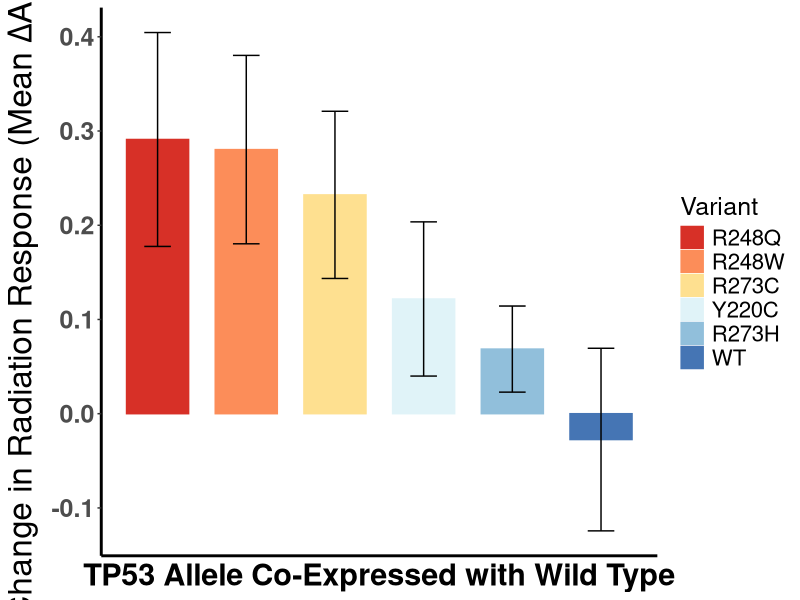
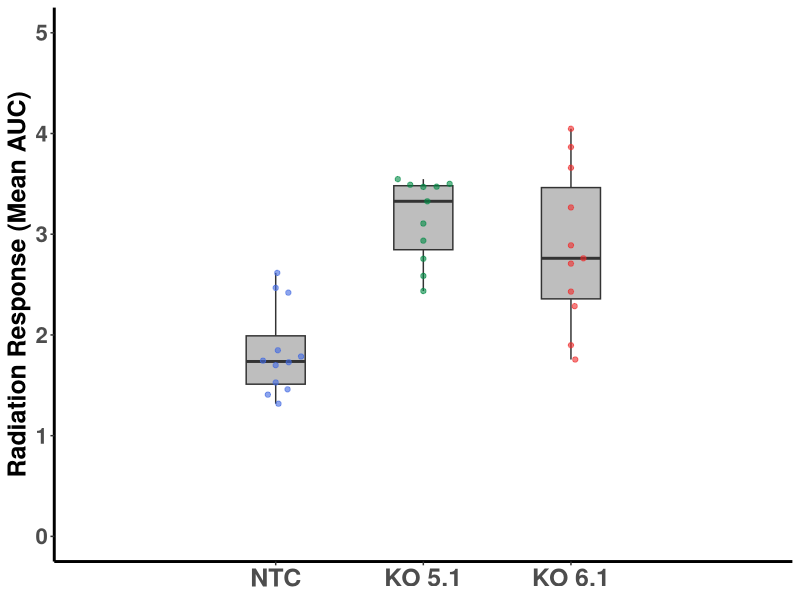

Recreate these plots in R, in order.
#Load packages
library(readxl)
library(openxlsx)
library(RColorBrewer)
library(tidyverse)
library(reshape2)
library(ggbeeswarm)

#Set the working directory
setwd("/Users/pettya/Desktop/R Analysis")



#Waterfall plot of Log2 AUC/mCherry for JHUEM1 and JHUEM2 (Figure 3B)
##Read in excel file with JHUEM1 and JHUEM2 variant Log2 AUC/mCherry data in long format
JHLog <- read_xlsx("JHUEM1, 2 NTC + variants, Log2 AUC data, 11-30-21.xlsx", 1)

##Pivot data table and aggregrate with mean Log2 AUC/mCherry of each variant for each cell line
JHLog <- melt(JHLog, id= c('Cell', 'Variant'))
JHLog <- dcast(JHLog, Cell ~ Variant, mean)

##Pivot data again to long form  
JHLog <- melt(JHLog, id= c("Cell"))
Grouped <- JHLog %>%
  group_by(variable) %>%
  summarise(Mean= mean(value), SD= sd(value))

Grouped <- Grouped %>%
  mutate(SEM= SD/(sqrt(4)))


##Order rows by decreasing mean Log2 AUC/mCherry value and number rows from 1-24
JHLogorder <- Grouped[order(Grouped$Mean, decreasing = TRUE),]
x <- 1:nrow(JHLogorder)
names(JHLogorder)[1] <- "Variant"

##Convert Variant column to a factor and set order of variants
JHLogorder$Variant <- factor(JHLogorder$Variant, 
                             levels= c("R248Q", "R248W", "R273C", "Y220C", "R273H", "WT"))

##Generate waterfall plot with x axis set as row number
J <- ggplot(JHLogorder, aes(x= x, y= Mean)) + theme_classic() +
  labs(title= NULL, 
       x= "TP53 Allele Co-Expressed with Wild Type", y= expression(paste("Change in Radiation Response (Mean ", Delta, "AUC)"))) +
  theme(axis.ticks.x= element_blank(), axis.text.x = element_blank(), axis.title.x = element_text(size= 22, face= "bold")) +
  theme(axis.text.y = element_text(size= 18, face= "bold"), axis.title.y = element_text(size= 24, face= "bold")) +
  theme(legend.text = element_text(size= 16), legend.title = element_text(size= 18), plot.title = element_text(size= 18), axis.line = element_line(size= 1))

J <- J + geom_bar(aes(fill= Variant, color= Variant), stat = "identity", width= 0.7, 
                  position= position_dodge(width = 0.4)) + scale_fill_brewer(palette = "RdYlBu") +
  scale_color_brewer(palette = "RdYlBu")

J <- J + geom_errorbar(aes(ymin= Mean - SEM, ymax= Mean + SEM), width= 0.3)

##Save waterfall plot as jpeg file
jpeg("JHUEM Mean Waterfall plot, RdYlBu, no annotation.jpeg", width= 1100, height= 1300, units= "px", res= 150)
print(J)

dev.off()

   


#Boxplot and swarmplot for JHUEM1, JHUEM2 AUC data (Figure 2B)
##Read in excel file with JHUEM1 and JHUEM2 variant AUC data in long format
JHLog <- read_xlsx("JHUEM1, 2 NTC + variants, Log2 AUC data, 11-30-21.xlsx", 3)

##Delete Cell Line column and rename new first column
JHLog <- JHLog[,-1]
names(JHLog)[1] <- "KO"

##Pivot table to long form and convert KO column to factor
JHLog <- melt(JHLog, id= c("KO"))
JHLog$KO <- factor(JHLog$KO, levels= c("NTC", "KO 5.1", "KO 6.1"))

JSw <- ggplot(JHLog, aes(x= KO, y= value)) + 
  theme_classic() + scale_y_continuous(limits= c(0, 5), breaks= seq(0, 5, 1)) +
  scale_x_discrete(expand= c(0.5,0.5)) + labs(title= NULL, x= NULL, y= "Radiation Response (Mean AUC)") +
  theme(axis.text.y= element_text(face= "bold", size= 16), axis.title.y= element_text(size= 18, face= "bold"), axis.text.x = element_text(face = "bold", size= 18)) +
  theme(legend.position= "none", axis.line = element_line(size= 1))
JSw <- JSw + geom_boxplot(fill= "grey", width= 0.4)
JSw <- JSw + geom_beeswarm(aes(color= KO), priority = "density", cex= 3) + scale_color_manual(values = alpha(c("royalblue", "springgreen4", "firebrick2"), 0.6))

##Annotate with significance stars from Kruskal-Wallis test and Dunn's Multiple Comparisons from Prism
JSw <- JSw + annotate("text", x= 2, y= 6, label= "***", size= 8, colour= "brown") + 
  theme(panel.grid.minor.y = element_blank())
JSw <- JSw + annotate("text", x= 3, y= 6, label= "**", size= 8, colour= "brown") + 
  theme(panel.grid.minor.y = element_blank())

##Save plot as jpeg file
jpeg("JHUEM AUC boxplot swarm.jpeg", width= 1000, height= 720, units= "px", res= 150)
print(JSw)

dev.off()




















